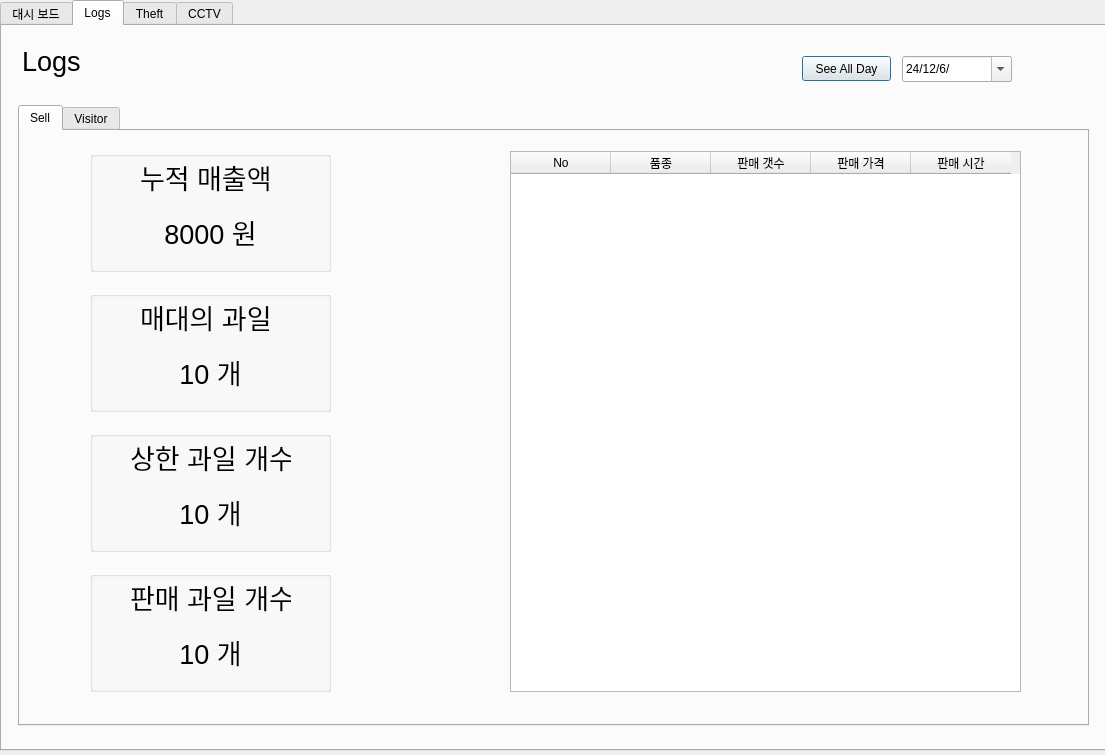
<?xml version="1.0" encoding="UTF-8"?>
<ui version="4.0">
 <class>Dialog</class>
 <widget class="QDialog" name="Dialog">
  <property name="geometry">
   <rect>
    <x>0</x>
    <y>0</y>
    <width>1105</width>
    <height>755</height>
   </rect>
  </property>
  <property name="windowTitle">
   <string>Dialog</string>
  </property>
  <widget class="QTabWidget" name="tabWidget">
   <property name="geometry">
    <rect>
     <x>0</x>
     <y>0</y>
     <width>1111</width>
     <height>751</height>
    </rect>
   </property>
   <property name="currentIndex">
    <number>1</number>
   </property>
   <widget class="QWidget" name="tab_2">
    <attribute name="title">
     <string>대시 보드</string>
    </attribute>
    <widget class="QLabel" name="label">
     <property name="geometry">
      <rect>
       <x>750</x>
       <y>340</y>
       <width>231</width>
       <height>31</height>
      </rect>
     </property>
     <property name="font">
      <font>
       <pointsize>20</pointsize>
      </font>
     </property>
     <property name="text">
      <string>현재 매장 내 과일</string>
     </property>
    </widget>
    <widget class="QLabel" name="label_2">
     <property name="geometry">
      <rect>
       <x>20</x>
       <y>30</y>
       <width>431</width>
       <height>61</height>
      </rect>
     </property>
     <property name="font">
      <font>
       <pointsize>24</pointsize>
      </font>
     </property>
     <property name="text">
      <string>현재 매장 내 인원</string>
     </property>
    </widget>
    <widget class="QGroupBox" name="userGroupBox1">
     <property name="geometry">
      <rect>
       <x>20</x>
       <y>100</y>
       <width>341</width>
       <height>261</height>
      </rect>
     </property>
     <property name="title">
      <string>User1</string>
     </property>
     <widget class="QLabel" name="userNameLabel1">
      <property name="geometry">
       <rect>
        <x>20</x>
        <y>30</y>
        <width>141</width>
        <height>41</height>
       </rect>
      </property>
      <property name="font">
       <font>
        <pointsize>18</pointsize>
       </font>
      </property>
      <property name="text">
       <string>사용자 이름</string>
      </property>
     </widget>
     <widget class="QLabel" name="userCart1">
      <property name="geometry">
       <rect>
        <x>20</x>
        <y>80</y>
        <width>201</width>
        <height>161</height>
       </rect>
      </property>
      <property name="font">
       <font>
        <pointsize>14</pointsize>
       </font>
      </property>
      <property name="text">
       <string>&lt;html&gt;&lt;head/&gt;&lt;body&gt;&lt;p&gt;사과 0개&lt;/p&gt;&lt;p&gt;복숭아 0개&lt;/p&gt;&lt;p&gt;체리 0개&lt;/p&gt;&lt;p&gt;딸기 0개&lt;/p&gt;&lt;/body&gt;&lt;/html&gt;</string>
      </property>
     </widget>
    </widget>
    <widget class="QGroupBox" name="userGroupBox1_2">
     <property name="geometry">
      <rect>
       <x>380</x>
       <y>100</y>
       <width>341</width>
       <height>261</height>
      </rect>
     </property>
     <property name="title">
      <string>User2</string>
     </property>
     <widget class="QLabel" name="userNameLabel1_2">
      <property name="geometry">
       <rect>
        <x>20</x>
        <y>30</y>
        <width>141</width>
        <height>41</height>
       </rect>
      </property>
      <property name="font">
       <font>
        <pointsize>18</pointsize>
       </font>
      </property>
      <property name="text">
       <string>사용자 이름</string>
      </property>
     </widget>
     <widget class="QLabel" name="userCart1_2">
      <property name="geometry">
       <rect>
        <x>20</x>
        <y>80</y>
        <width>201</width>
        <height>161</height>
       </rect>
      </property>
      <property name="font">
       <font>
        <pointsize>14</pointsize>
       </font>
      </property>
      <property name="text">
       <string>&lt;html&gt;&lt;head/&gt;&lt;body&gt;&lt;p&gt;사과 0개&lt;/p&gt;&lt;p&gt;복숭아 0개&lt;/p&gt;&lt;p&gt;체리 0개&lt;/p&gt;&lt;p&gt;딸기 0개&lt;/p&gt;&lt;/body&gt;&lt;/html&gt;</string>
      </property>
     </widget>
    </widget>
    <widget class="QGroupBox" name="userGroupBox1_3">
     <property name="geometry">
      <rect>
       <x>20</x>
       <y>380</y>
       <width>341</width>
       <height>261</height>
      </rect>
     </property>
     <property name="title">
      <string>User3</string>
     </property>
     <widget class="QLabel" name="userNameLabel1_3">
      <property name="geometry">
       <rect>
        <x>20</x>
        <y>30</y>
        <width>141</width>
        <height>41</height>
       </rect>
      </property>
      <property name="font">
       <font>
        <pointsize>18</pointsize>
       </font>
      </property>
      <property name="text">
       <string>사용자 이름</string>
      </property>
     </widget>
     <widget class="QLabel" name="userCart1_3">
      <property name="geometry">
       <rect>
        <x>20</x>
        <y>80</y>
        <width>201</width>
        <height>161</height>
       </rect>
      </property>
      <property name="font">
       <font>
        <pointsize>14</pointsize>
       </font>
      </property>
      <property name="text">
       <string>&lt;html&gt;&lt;head/&gt;&lt;body&gt;&lt;p&gt;사과 0개&lt;/p&gt;&lt;p&gt;복숭아 0개&lt;/p&gt;&lt;p&gt;체리 0개&lt;/p&gt;&lt;p&gt;딸기 0개&lt;/p&gt;&lt;/body&gt;&lt;/html&gt;</string>
      </property>
     </widget>
    </widget>
    <widget class="QGroupBox" name="userGroupBox1_4">
     <property name="geometry">
      <rect>
       <x>380</x>
       <y>380</y>
       <width>341</width>
       <height>261</height>
      </rect>
     </property>
     <property name="title">
      <string>User4</string>
     </property>
     <widget class="QLabel" name="userNameLabel1_4">
      <property name="geometry">
       <rect>
        <x>20</x>
        <y>30</y>
        <width>141</width>
        <height>41</height>
       </rect>
      </property>
      <property name="font">
       <font>
        <pointsize>18</pointsize>
       </font>
      </property>
      <property name="text">
       <string>사용자 이름</string>
      </property>
     </widget>
     <widget class="QLabel" name="userCart1_4">
      <property name="geometry">
       <rect>
        <x>20</x>
        <y>80</y>
        <width>201</width>
        <height>161</height>
       </rect>
      </property>
      <property name="font">
       <font>
        <pointsize>14</pointsize>
       </font>
      </property>
      <property name="text">
       <string>&lt;html&gt;&lt;head/&gt;&lt;body&gt;&lt;p&gt;사과 0개&lt;/p&gt;&lt;p&gt;복숭아 0개&lt;/p&gt;&lt;p&gt;체리 0개&lt;/p&gt;&lt;p&gt;딸기 0개&lt;/p&gt;&lt;/body&gt;&lt;/html&gt;</string>
      </property>
     </widget>
    </widget>
    <widget class="QLabel" name="label_3">
     <property name="geometry">
      <rect>
       <x>750</x>
       <y>550</y>
       <width>231</width>
       <height>31</height>
      </rect>
     </property>
     <property name="font">
      <font>
       <pointsize>20</pointsize>
      </font>
     </property>
     <property name="text">
      <string>매장 총 매출 :</string>
     </property>
    </widget>
    <widget class="QLabel" name="sellingsum">
     <property name="geometry">
      <rect>
       <x>750</x>
       <y>600</y>
       <width>231</width>
       <height>31</height>
      </rect>
     </property>
     <property name="font">
      <font>
       <pointsize>20</pointsize>
      </font>
     </property>
     <property name="text">
      <string>900000원</string>
     </property>
    </widget>
    <widget class="QTableWidget" name="tableWidget">
     <property name="geometry">
      <rect>
       <x>750</x>
       <y>380</y>
       <width>341</width>
       <height>161</height>
      </rect>
     </property>
     <column>
      <property name="text">
       <string>품종</string>
      </property>
     </column>
     <column>
      <property name="text">
       <string>상한 개수</string>
      </property>
     </column>
     <column>
      <property name="text">
       <string>정상 개수</string>
      </property>
     </column>
    </widget>
    <widget class="QLabel" name="CCTV_1">
     <property name="geometry">
      <rect>
       <x>760</x>
       <y>110</y>
       <width>331</width>
       <height>211</height>
      </rect>
     </property>
     <property name="text">
      <string/>
     </property>
    </widget>
   </widget>
   <widget class="QWidget" name="tab">
    <attribute name="title">
     <string>Logs</string>
    </attribute>
    <widget class="QTabWidget" name="tabWidget_2">
     <property name="geometry">
      <rect>
       <x>16</x>
       <y>79</y>
       <width>1071</width>
       <height>621</height>
      </rect>
     </property>
     <property name="currentIndex">
      <number>0</number>
     </property>
     <widget class="QWidget" name="tab_3">
      <attribute name="title">
       <string>Sell</string>
      </attribute>
      <widget class="QTableWidget" name="selling_table">
       <property name="geometry">
        <rect>
         <x>490</x>
         <y>20</y>
         <width>511</width>
         <height>541</height>
        </rect>
       </property>
       <column>
        <property name="text">
         <string>No</string>
        </property>
       </column>
       <column>
        <property name="text">
         <string>품종</string>
        </property>
       </column>
       <column>
        <property name="text">
         <string>판매 갯수</string>
        </property>
       </column>
       <column>
        <property name="text">
         <string>판매 가격</string>
        </property>
       </column>
       <column>
        <property name="text">
         <string>판매 시간</string>
        </property>
       </column>
      </widget>
      <widget class="QGroupBox" name="groupBox">
       <property name="geometry">
        <rect>
         <x>70</x>
         <y>20</y>
         <width>241</width>
         <height>121</height>
        </rect>
       </property>
       <property name="title">
        <string/>
       </property>
       <widget class="QLabel" name="label_6">
        <property name="geometry">
         <rect>
          <x>50</x>
          <y>10</y>
          <width>131</width>
          <height>31</height>
         </rect>
        </property>
        <property name="font">
         <font>
          <pointsize>20</pointsize>
         </font>
        </property>
        <property name="text">
         <string>누적 매출액</string>
        </property>
       </widget>
       <widget class="QLabel" name="sellingsum2">
        <property name="geometry">
         <rect>
          <x>30</x>
          <y>50</y>
          <width>181</width>
          <height>61</height>
         </rect>
        </property>
        <property name="font">
         <font>
          <pointsize>20</pointsize>
         </font>
        </property>
        <property name="text">
         <string>8000 원</string>
        </property>
        <property name="scaledContents">
         <bool>false</bool>
        </property>
        <property name="alignment">
         <set>Qt::AlignCenter</set>
        </property>
       </widget>
      </widget>
      <widget class="QGroupBox" name="groupBox_2">
       <property name="geometry">
        <rect>
         <x>70</x>
         <y>160</y>
         <width>241</width>
         <height>121</height>
        </rect>
       </property>
       <property name="title">
        <string/>
       </property>
       <widget class="QLabel" name="label_8">
        <property name="geometry">
         <rect>
          <x>50</x>
          <y>10</y>
          <width>131</width>
          <height>31</height>
         </rect>
        </property>
        <property name="font">
         <font>
          <pointsize>20</pointsize>
         </font>
        </property>
        <property name="text">
         <string>매대의 과일</string>
        </property>
       </widget>
       <widget class="QLabel" name="label_9">
        <property name="geometry">
         <rect>
          <x>30</x>
          <y>50</y>
          <width>181</width>
          <height>61</height>
         </rect>
        </property>
        <property name="font">
         <font>
          <pointsize>20</pointsize>
         </font>
        </property>
        <property name="text">
         <string>10 개</string>
        </property>
        <property name="scaledContents">
         <bool>false</bool>
        </property>
        <property name="alignment">
         <set>Qt::AlignCenter</set>
        </property>
       </widget>
      </widget>
      <widget class="QGroupBox" name="groupBox_3">
       <property name="geometry">
        <rect>
         <x>70</x>
         <y>300</y>
         <width>241</width>
         <height>121</height>
        </rect>
       </property>
       <property name="title">
        <string/>
       </property>
       <widget class="QLabel" name="label_12">
        <property name="geometry">
         <rect>
          <x>40</x>
          <y>10</y>
          <width>161</width>
          <height>31</height>
         </rect>
        </property>
        <property name="font">
         <font>
          <pointsize>20</pointsize>
         </font>
        </property>
        <property name="text">
         <string>상한 과일 개수</string>
        </property>
       </widget>
       <widget class="QLabel" name="label_13">
        <property name="geometry">
         <rect>
          <x>30</x>
          <y>50</y>
          <width>181</width>
          <height>61</height>
         </rect>
        </property>
        <property name="font">
         <font>
          <pointsize>20</pointsize>
         </font>
        </property>
        <property name="text">
         <string>10 개</string>
        </property>
        <property name="scaledContents">
         <bool>false</bool>
        </property>
        <property name="alignment">
         <set>Qt::AlignCenter</set>
        </property>
       </widget>
      </widget>
      <widget class="QGroupBox" name="groupBox_4">
       <property name="geometry">
        <rect>
         <x>70</x>
         <y>440</y>
         <width>241</width>
         <height>121</height>
        </rect>
       </property>
       <property name="title">
        <string/>
       </property>
       <widget class="QLabel" name="label_16">
        <property name="geometry">
         <rect>
          <x>40</x>
          <y>10</y>
          <width>161</width>
          <height>31</height>
         </rect>
        </property>
        <property name="font">
         <font>
          <pointsize>20</pointsize>
         </font>
        </property>
        <property name="text">
         <string>판매 과일 개수</string>
        </property>
       </widget>
       <widget class="QLabel" name="label_17">
        <property name="geometry">
         <rect>
          <x>30</x>
          <y>50</y>
          <width>181</width>
          <height>61</height>
         </rect>
        </property>
        <property name="font">
         <font>
          <pointsize>20</pointsize>
         </font>
        </property>
        <property name="text">
         <string>10 개</string>
        </property>
        <property name="scaledContents">
         <bool>false</bool>
        </property>
        <property name="alignment">
         <set>Qt::AlignCenter</set>
        </property>
       </widget>
      </widget>
     </widget>
     <widget class="QWidget" name="tab_4">
      <attribute name="title">
       <string>Visitor</string>
      </attribute>
      <widget class="QTableWidget" name="visit_table">
       <property name="geometry">
        <rect>
         <x>330</x>
         <y>20</y>
         <width>411</width>
         <height>541</height>
        </rect>
       </property>
       <column>
        <property name="text">
         <string>No</string>
        </property>
       </column>
       <column>
        <property name="text">
         <string>분류</string>
        </property>
       </column>
       <column>
        <property name="text">
         <string>신원</string>
        </property>
       </column>
       <column>
        <property name="text">
         <string>시간</string>
        </property>
       </column>
      </widget>
     </widget>
    </widget>
    <widget class="QLabel" name="label_5">
     <property name="geometry">
      <rect>
       <x>20</x>
       <y>20</y>
       <width>231</width>
       <height>31</height>
      </rect>
     </property>
     <property name="font">
      <font>
       <pointsize>20</pointsize>
      </font>
     </property>
     <property name="text">
      <string>Logs</string>
     </property>
    </widget>
    <widget class="QDateEdit" name="dateEdit">
     <property name="geometry">
      <rect>
       <x>900</x>
       <y>30</y>
       <width>110</width>
       <height>26</height>
      </rect>
     </property>
     <property name="displayFormat">
      <string>yy/M/d/</string>
     </property>
     <property name="calendarPopup">
      <bool>true</bool>
     </property>
     <property name="date">
      <date>
       <year>2024</year>
       <month>12</month>
       <day>6</day>
      </date>
     </property>
    </widget>
    <widget class="QPushButton" name="seeAllDaybtn">
     <property name="geometry">
      <rect>
       <x>800</x>
       <y>30</y>
       <width>89</width>
       <height>25</height>
      </rect>
     </property>
     <property name="text">
      <string>See All Day</string>
     </property>
    </widget>
   </widget>
   <widget class="QWidget" name="tab_5">
    <attribute name="title">
     <string>Theft</string>
    </attribute>
    <widget class="QTableWidget" name="event_table">
     <property name="geometry">
      <rect>
       <x>280</x>
       <y>50</y>
       <width>511</width>
       <height>651</height>
      </rect>
     </property>
     <column>
      <property name="text">
       <string>No</string>
      </property>
     </column>
     <column>
      <property name="text">
       <string>분류</string>
      </property>
     </column>
     <column>
      <property name="text">
       <string>신원</string>
      </property>
     </column>
     <column>
      <property name="text">
       <string>video</string>
      </property>
     </column>
     <column>
      <property name="text">
       <string>시간</string>
      </property>
     </column>
    </widget>
   </widget>
   <widget class="QWidget" name="tab_6">
    <attribute name="title">
     <string>CCTV</string>
    </attribute>
    <widget class="QLabel" name="CCTV_2">
     <property name="geometry">
      <rect>
       <x>30</x>
       <y>30</y>
       <width>1041</width>
       <height>651</height>
      </rect>
     </property>
     <property name="text">
      <string/>
     </property>
    </widget>
   </widget>
  </widget>
 </widget>
 <resources/>
 <connections/>
</ui>
